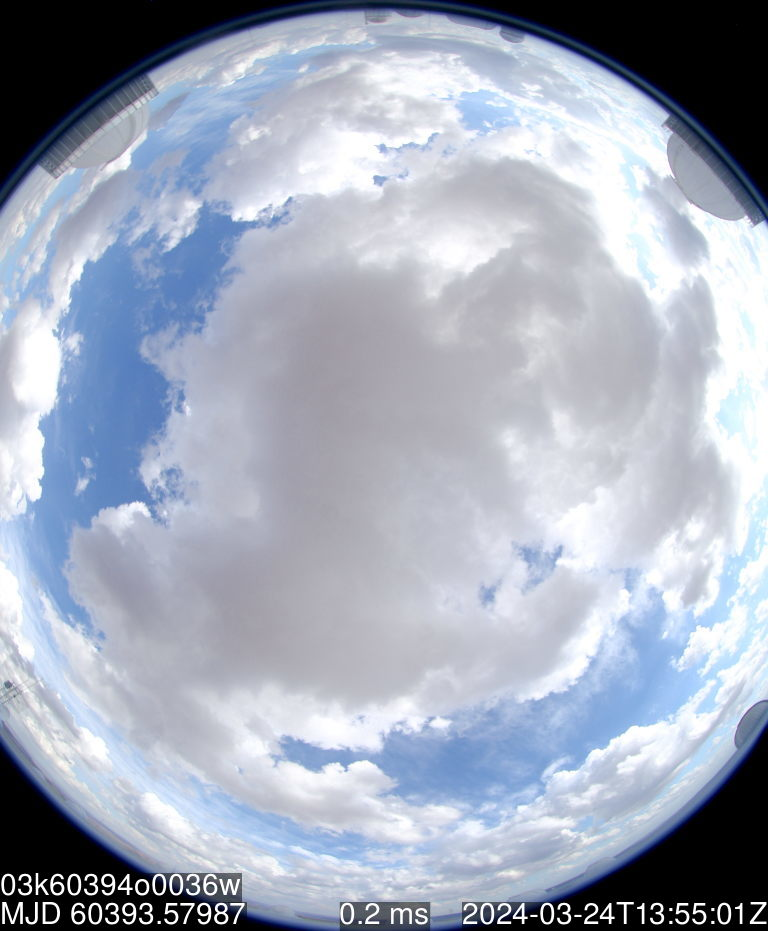
#> input picture test_images/Cloud cover at 2024-03-24 16:00:01.975691: 18.0%.jpg, 768 x 931 px, found by its file name
$ python current_detection_system.py
#> lines starting #> are read from the running program, lines starting #| are printed output that depends on the picture; after the words box and inside, x2 and y2 are one past the last pixel; in counts of white or black regions, pixels touching at a corner belong together
import cv2
import numpy as np


def analyse_cloud_cover(image_name):
    # Load the image
    image = cv2.imread(image_name)
#> image is the input picture: shape (931, 768, 3); mean B, G, R 185.3, 169.6, 161.7

    # Get image dimensions
    height, width = image.shape[:2]

    # Define the diameter of the circular ROI (2/3 of the width)
    roi_diameter = int(5/6 * width)
    roi_radius = roi_diameter // 2

    # Define the center of the circular ROI
    center_x = width // 2
    center_y = height // 2

    # Create a black background image with the same dimensions as the original image
    overlay = np.zeros_like(image)

    # Convert the image to the HSV color space
    hsv = cv2.cvtColor(image, cv2.COLOR_BGR2HSV)
#> hsv: shape (931, 768, 3); mean H, S, V 98.6, 35.5, 185.4

    # Create a circular mask on the HSV image
    hsv_roi = np.zeros_like(hsv)
    cv2.circle(hsv_roi, (center_x, center_y), roi_radius, (255, 255, 255), thickness=-1)
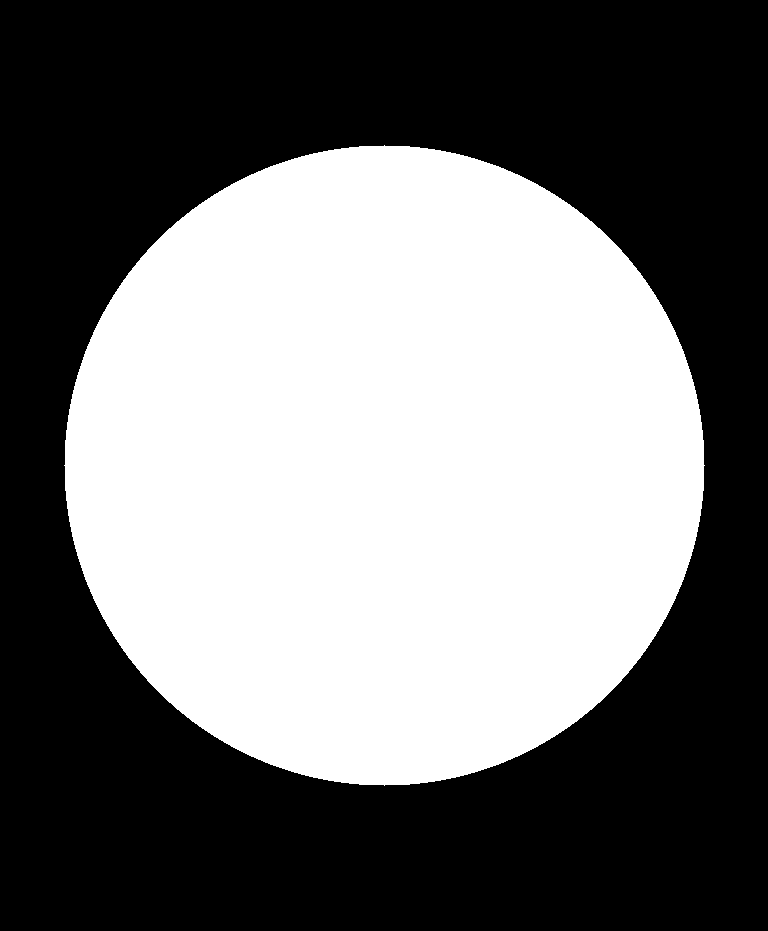
#> hsv_roi: shape (931, 768, 3); 45% white; 1 white region, box (x1, y1, x2, y2) and area: (64, 145, 705, 786) 321657

    # Threshold the HSV ROI to get only the sky region
    lower_sky = np.array([90, 50, 50])
    upper_sky = np.array([130, 255, 255])
    roi_mask = cv2.inRange(hsv, lower_sky, upper_sky)
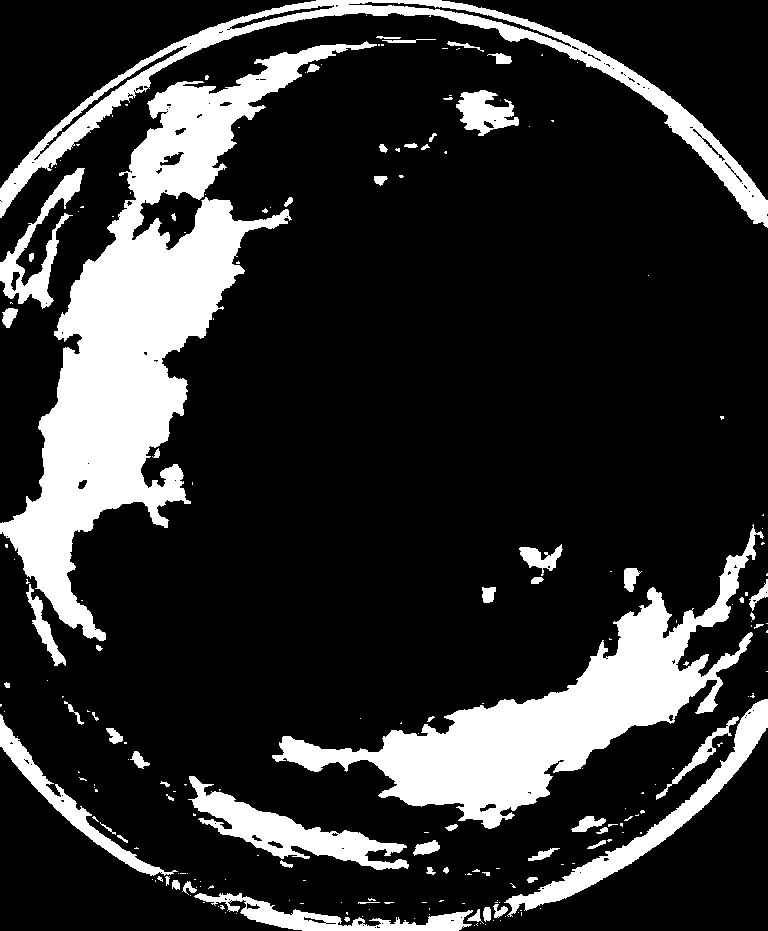
#> roi_mask: shape (931, 768); 19.1% white; 216 white regions (151 under 20 px), largest, box (x1, y1, x2, y2) and area: (0, 41, 377, 641) 56705, (272, 524, 764, 829) 33967, (0, 0, 768, 228) 15642

    # Count non-zero pixels in the mask
    sky_pixels = cv2.countNonZero(roi_mask)
#> sky_pixels = 136712

    # Calculate the total number of pixels in the ROI
    roi_total_pixels = np.count_nonzero(hsv_roi)

    # Calculate the percentage of sky pixels within the ROI
    sky_percentage = (sky_pixels / roi_total_pixels) * 100
#> sky_percentage = 14.17

    # Define a threshold for cloud cover percentage
    cloud_threshold = 40  # You may adjust this threshold as needed

    # Determine if there is cloud cover based on the percentage of sky pixels within the ROI
    if sky_percentage > cloud_threshold:
        text_color = (0, 255, 0)  # Green color for no clouds
        ring_color = (0, 255, 0)  # Green color for no clouds
        cloud_status = "No Cloud Warning"
    else:
        text_color = (0, 0, 255)  # Red color for clouds
        ring_color = (0, 0, 255)  # Red color for clouds
        cloud_status = "Cloud Warning"

    # Draw the circular ring on the overlay
    cv2.circle(overlay, (center_x, center_y), roi_radius, ring_color, thickness=2)
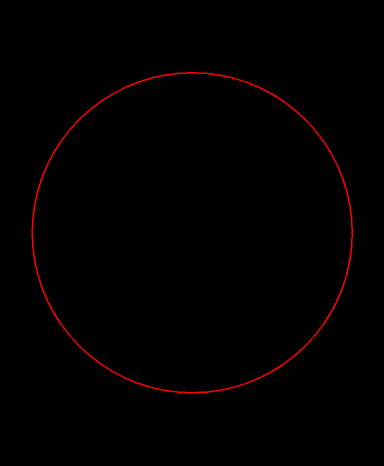
#> overlay: shape (931, 768, 3) (shown at 1/2 size); mean of channels 0, 1, 2 0, 0, 2.1; drawn as B, G, R

    # Blend the overlay with the original image
    alpha = 0.5  # Overlay transparency (adjust as needed)
    result = cv2.addWeighted(overlay, alpha, image, 1 - alpha, 0)
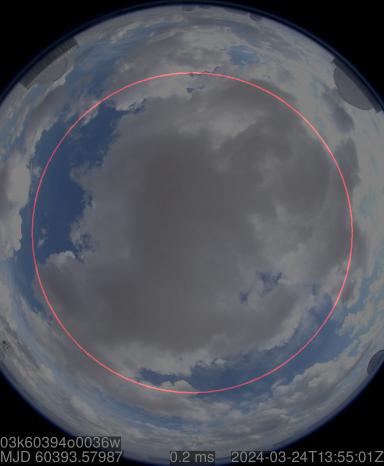
#> result: shape (931, 768, 3) (shown at 1/2 size); mean of channels 0, 1, 2 92.7, 84.8, 81.9; drawn as B, G, R

    # Write the cloud status on the image
    text = "Sky Percentage: {:.2f}% - {}".format(sky_percentage, cloud_status)
#> text = 'Sky Percentage: 14.17% - Cloud Warning'
    font = cv2.FONT_HERSHEY_SIMPLEX
    cv2.putText(result, text, (center_x - 150, center_y + roi_radius + 50), font, 0.7, text_color, 2)
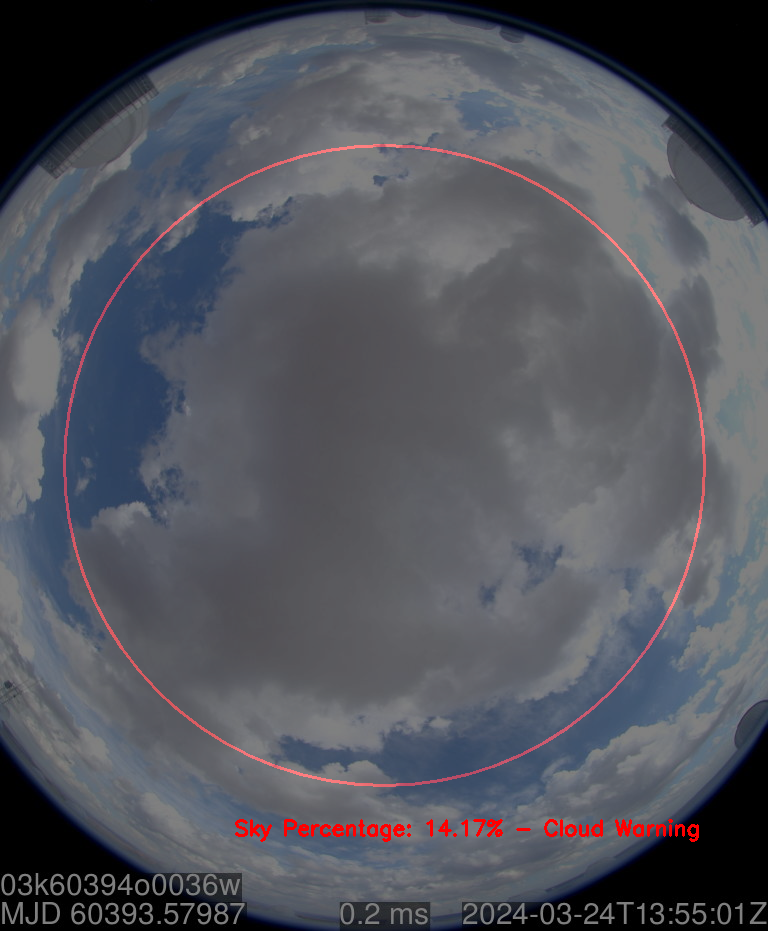
#> result: shape (931, 768, 3); 0.41% of pixels changed, all inside (x1, y1, x2, y2) = (235, 819, 699, 842); drawn as B, G, R

    # Display the result
    cv2.imshow('Result', result)
    cv2.waitKey(0)
    cv2.destroyAllWindows()

analyse_cloud_cover('test_images/Cloud cover at 2024-03-24 16:00:01.975691: 18.0%.jpg')

$ run again, with test_images/Cloud cover at 2024-03-20 16:00:02.169940: 79.7%.jpg copied over test_images/Cloud cover at 2024-03-24 16:00:01.975691: 18.0%.jpg
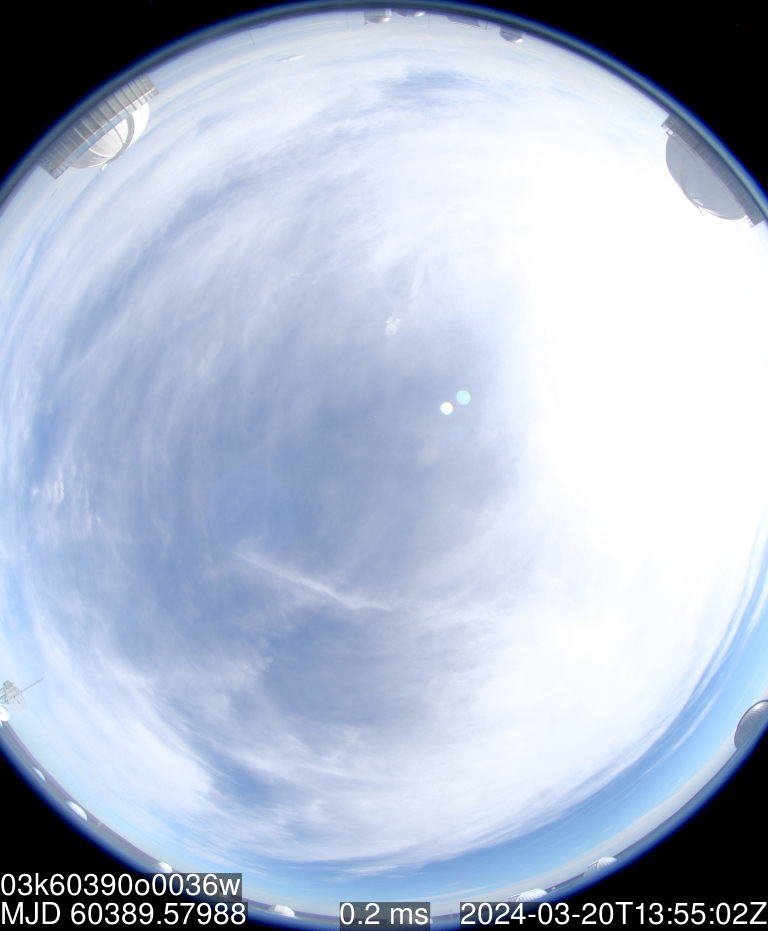
#> input picture test_images/Cloud cover at 2024-03-20 16:00:02.169940: 79.7%.jpg, 768 x 931 px, found by its file name
#> in analyse_cloud_cover, image is the input picture: shape (931, 768, 3); mean B, G, R 205.2, 185.8, 175.2
#> hsv: shape (931, 768, 3); mean H, S, V 86.4, 39.9, 205.3
#> hsv_roi: shape (931, 768, 3); 45% white; 1 white region, box (x1, y1, x2, y2) and area: (64, 145, 705, 786) 321657
#> in analyse_cloud_cover, `roi_mask = cv2.inRange(hsv, lower_sky, upper_sky)`:
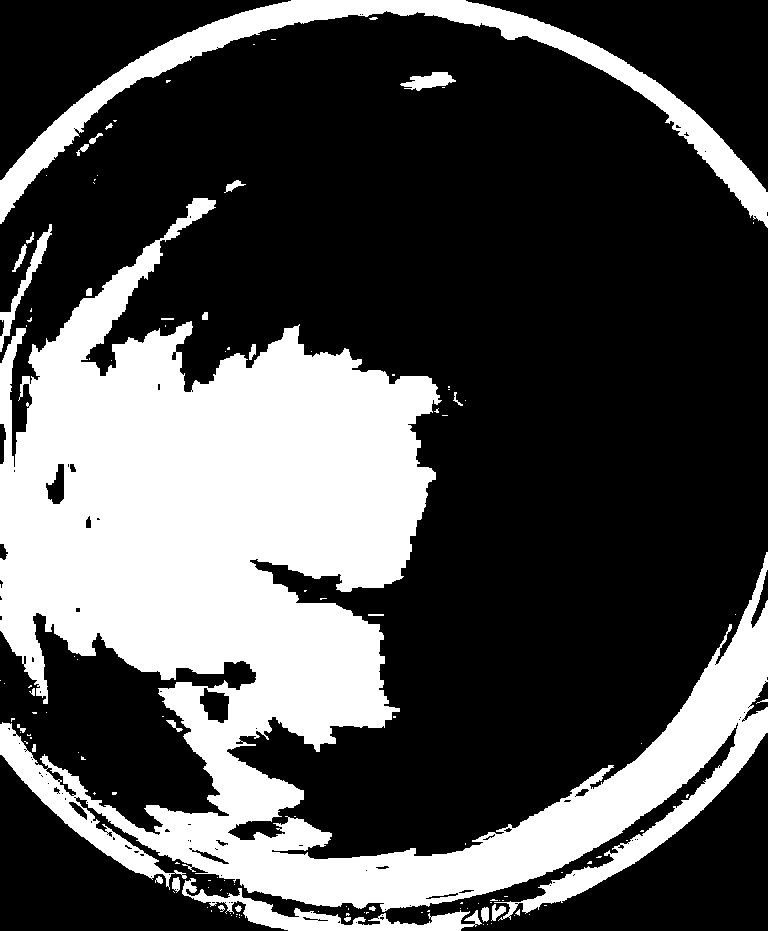
#> roi_mask: shape (931, 768); 31% white; 128 white regions (97 under 20 px), largest, box (x1, y1, x2, y2) and area: (0, 198, 768, 921) 194457, (0, 0, 768, 228) 19876, (182, 878, 482, 931) 3826
#> sky_pixels = 221454
#> sky_percentage = 22.95
#> text = 'Sky Percentage: 22.95% - Cloud Warning'
#> in analyse_cloud_cover, `cv2.putText(result, text, (center_x - 150, center_y + roi_radius + 50)..`:
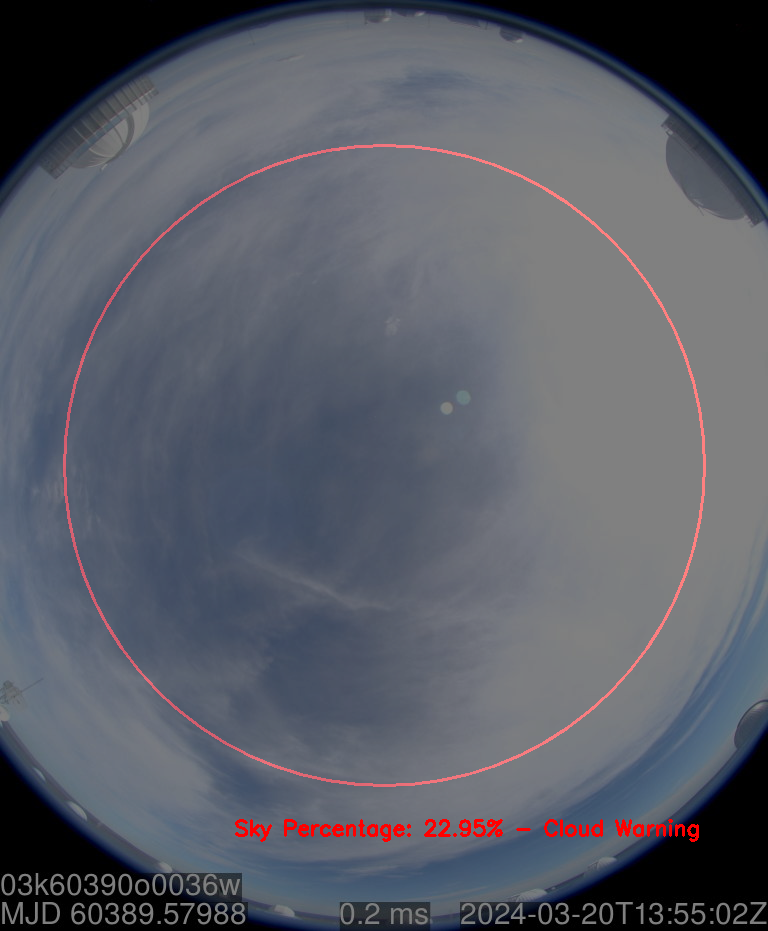
#> result: shape (931, 768, 3); mean of channels 0, 1, 2 102.3, 92.5, 89.4; drawn as B, G, R

$ run again, with test_images/Cloud cover at 2024-03-21 16:00:01.828674: 1.6%.jpg copied over test_images/Cloud cover at 2024-03-24 16:00:01.975691: 18.0%.jpg
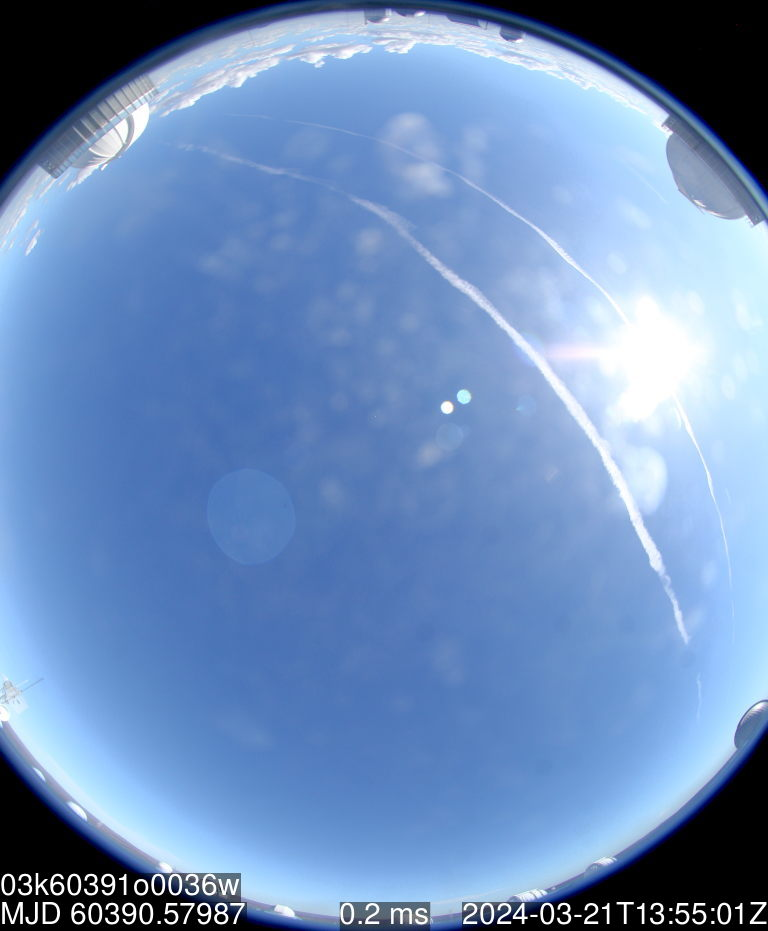
#> input picture test_images/Cloud cover at 2024-03-21 16:00:01.828674: 1.6%.jpg, 768 x 931 px, found by its file name
#> in analyse_cloud_cover, image is the input picture: shape (931, 768, 3); mean B, G, R 186.7, 141.8, 110
#> hsv: shape (931, 768, 3); mean H, S, V 95.8, 100.6, 186.7
#> hsv_roi: shape (931, 768, 3); 45% white; 1 white region, box (x1, y1, x2, y2) and area: (64, 145, 705, 786) 321657
#> in analyse_cloud_cover, `roi_mask = cv2.inRange(hsv, lower_sky, upper_sky)`:
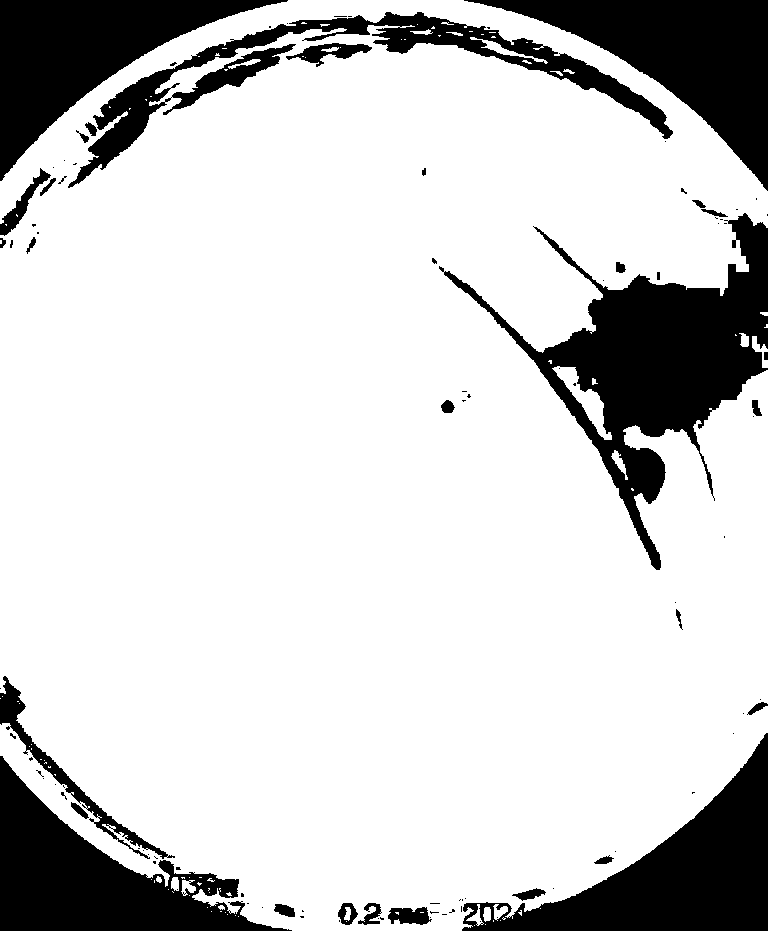
#> roi_mask: shape (931, 768); 80.8% white; 103 black regions (71 under 20 px), largest, box (x1, y1, x2, y2) and area: (439, 213, 768, 570) 32282, (462, 733, 768, 931) 22251, (464, 0, 768, 191) 20941
#> sky_pixels = 577454
#> sky_percentage = 59.84
#> in analyse_cloud_cover, `cv2.putText(result, text, (center_x - 150, center_y + roi_radius + 50)..`:
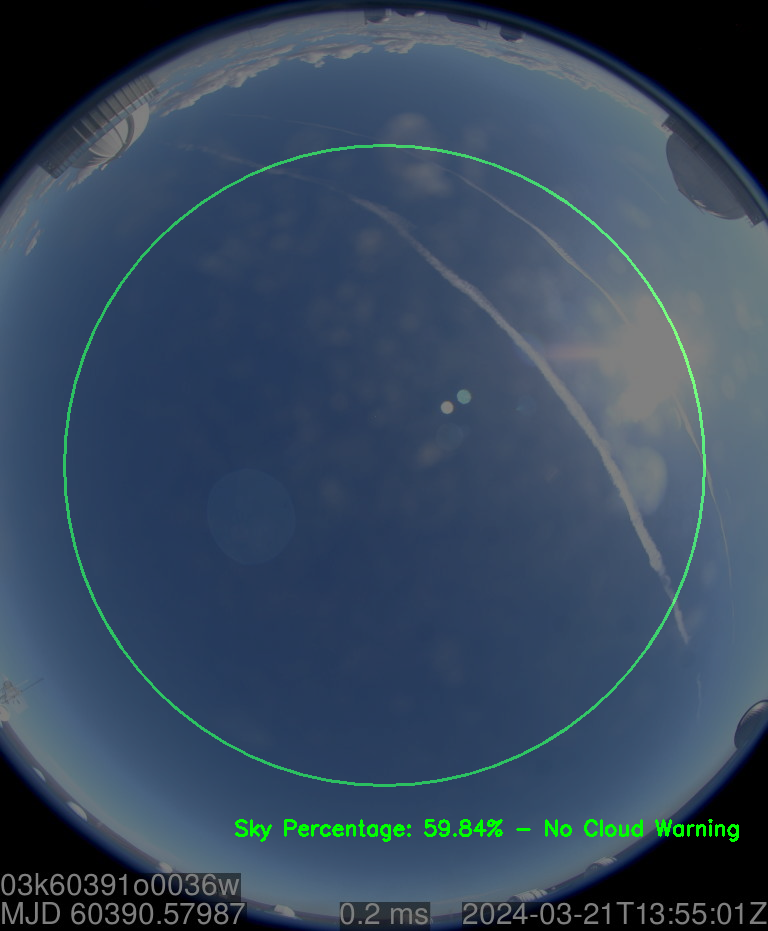
#> result: shape (931, 768, 3); mean of channels 0, 1, 2 92.9, 72.8, 54.8; drawn as B, G, R
